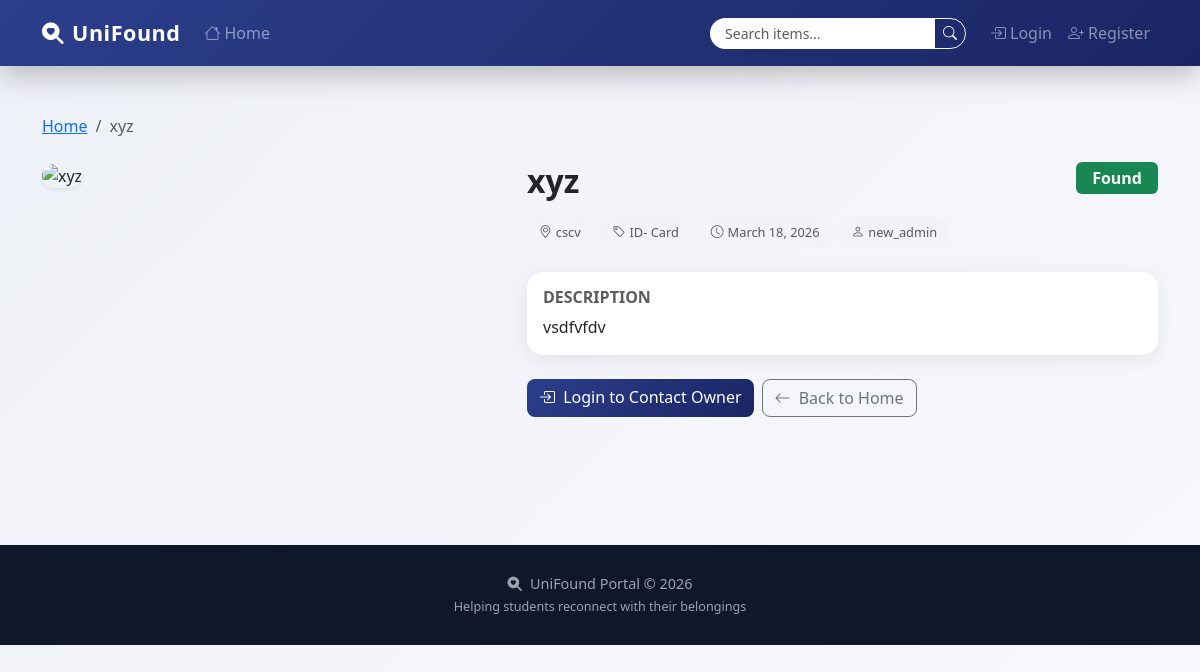
/item/2/, run on the app's committed database.
### items/models.py (models this page shows, shortened)
class Item(models.Model):
    STATUS_CHOICES = [
        ('Lost', 'Lost'),
        ('Found', 'Found'),
        ('Returned', 'Returned'),
    ]
    title = models.CharField(max_length=200)
    description = models.TextField()
    image = CloudinaryField('image', blank=True, null=True)
    category = models.ForeignKey(Category, on_delete=models.SET_NULL, null=True, blank=True)
    status = models.CharField(max_length=10, choices=STATUS_CHOICES, default='Lost')
    location = models.CharField(max_length=200)
    date_posted = models.DateTimeField(auto_now_add=True)
    posted_by = models.ForeignKey(User, on_delete=models.CASCADE, related_name='items')
    class Meta:
        ordering = ['-date_posted']

class Category(models.Model):
    name = models.CharField(max_length=100)
    class Meta:
        verbose_name_plural = "Categories"

### items/views.py (the view)
# urls.py: path('item/<int:pk>/', item_views.item_detail, name='item_detail'),
def item_detail(request, pk):
    item = get_object_or_404(Item, pk=pk)
    return render(request, 'items/item_detail.html', {'item': item})

### templates/items/item_detail.html (shortened to what this page needs)
{% extends 'base.html' %}
{% block content %}
<div class="container py-5">
<nav aria-label="breadcrumb" class="mb-4">
<ol class="breadcrumb">
<li class="breadcrumb-item">
<a href="{% url 'home' %}">Home</a>
</li>
<li class="breadcrumb-item active">
{{ item.title }}
</li>
</ol>
</nav>
<div class="row g-5">
<div class="col-md-5">
<div class="item-preview">
{% if item.image %}
<img src="{{ item.image.url }}"
class="img-fluid rounded-4 shadow-sm"
alt="{{ item.title }}"
style="width:100%;max-height:420px;object-fit:cover;">
{% endif %}
</div>
</div>
<div class="col-md-7">
<div class="d-flex justify-content-between align-items-start mb-3">
<h2 class="fw-bold mb-0">
{{ item.title }}
</h2>
{% if item.status == 'Lost' %}
<span class="badge bg-danger fs-6 px-3 py-2">
Lost
</span>
{% elif item.status == 'Found' %}
<span class="badge bg-success fs-6 px-3 py-2">
Found
</span>
{% else %}
<span class="badge bg-secondary fs-6 px-3 py-2">
Returned
</span>
{% endif %}
</div>
<div class="d-flex flex-wrap gap-2 mb-4 text-muted small">
<span class="info-chip">
<i class="bi bi-geo-alt"></i>
{{ item.location }}
</span>
{% if item.category %}
<span class="info-chip">
<i class="bi bi-tag"></i>
{{ item.category.name }}
</span>
{% endif %}
<span class="info-chip">
<i class="bi bi-clock"></i>
{{ item.date_posted|date:"F d, Y" }}
</span>
<span class="info-chip">
<i class="bi bi-person"></i>
{{ item.posted_by.username }}
</span>
</div>
<div class="card desc-card mb-4">
<div class="card-body">
<h6 class="text-muted fw-bold mb-2">
DESCRIPTION
</h6>
<p class="mb-0">
{{ item.description }}
</p>
</div>
</div>
<div class="d-flex flex-wrap gap-2 action-buttons">
{% if user.is_authenticated %}
{% if item.posted_by == user %}
<a href="{% url 'edit_item' item.pk %}"
class="btn btn-warning">
<i class="bi bi-pencil me-1"></i>
Edit Item
</a>
{% if item.status != 'Returned' %}
<form action="{% url 'mark_returned' item.pk %}"
method="post"
class="d-inline">
{% csrf_token %}
<button type="submit"
class="btn btn-success">
<i class="bi bi-check2-circle me-1"></i>
Mark as Returned
</button>
</form>
{% endif %}
<a href="{% url 'delete_item' item.pk %}"
class="btn btn-outline-danger">
<i class="bi bi-trash me-1"></i>
Delete
</a>
{% else %}
<a href="{% url 'start_chat' item.pk %}"
class="btn btn-primary btn-lg">
<i class="bi bi-chat-dots me-1"></i>
Chat with Owner
</a>
{% endif %}
{% else %}
<a href="{% url 'login' %}?next={{ request.path }}"
class="btn btn-primary">
<i class="bi bi-box-arrow-in-right me-1"></i>
Login to Contact Owner
</a>
{% endif %}
<a href="{% url 'home' %}"
class="btn btn-outline-secondary">
<i class="bi bi-arrow-left me-1"></i>
Back to Home
</a>
</div>
</div>
</div>
</div>
{% endblock %}

### templates/base.html (style rules this page uses)
:root { --primary:#2c3e8c; --secondary:#6f42c1; --glass:rgba(255,255,255,0.12); }
body { background:linear-gradient(135deg,#eef1f7,#f8f9fc); font-family:'Segoe UI',sans-serif; min-height:100vh; }
.card { border:none; border-radius:14px; background:white; box-shadow:0 4px 20px rgba(0,0,0,.08); transition:all .25s ease; overflow:hidden; }
.btn-primary { background:linear-gradient(135deg,#2c3e8c,#1a2564); border:none; border-radius:8px; }

### templates/items/item_detail.html (style rules this page uses)
.item-preview img { transition:transform .4s ease; }
.info-chip { background:#f1f3f9; padding:6px 12px; border-radius:20px; font-size:.8rem; display:inline-flex; align-items:center; gap:4px; }
.desc-card { border-radius:16px; box-shadow:0 5px 20px rgba(0,0,0,.08); }
.action-buttons .btn { border-radius:8px; }

### data on the page
Item: title "xyz", location "cscv", category.name "ID- Card", date_posted "March 18, 2026", posted_by.username "new_admin", description "vsdfvfdv"
